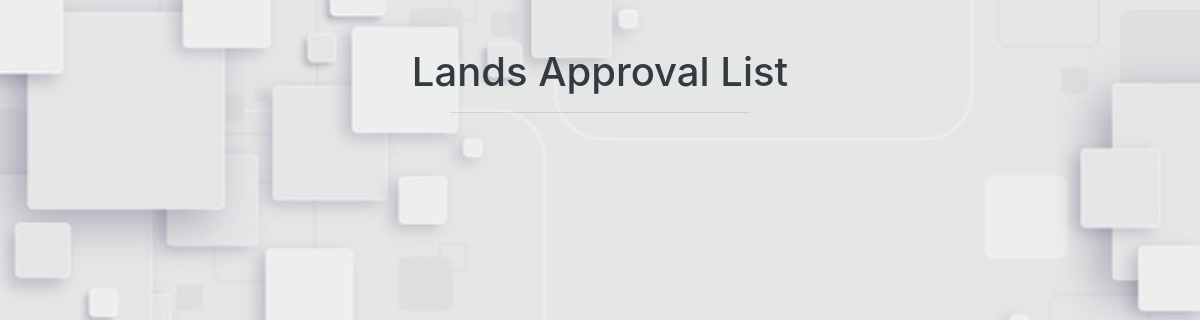
The page /land_approval_list.php on the database as committed earlier.
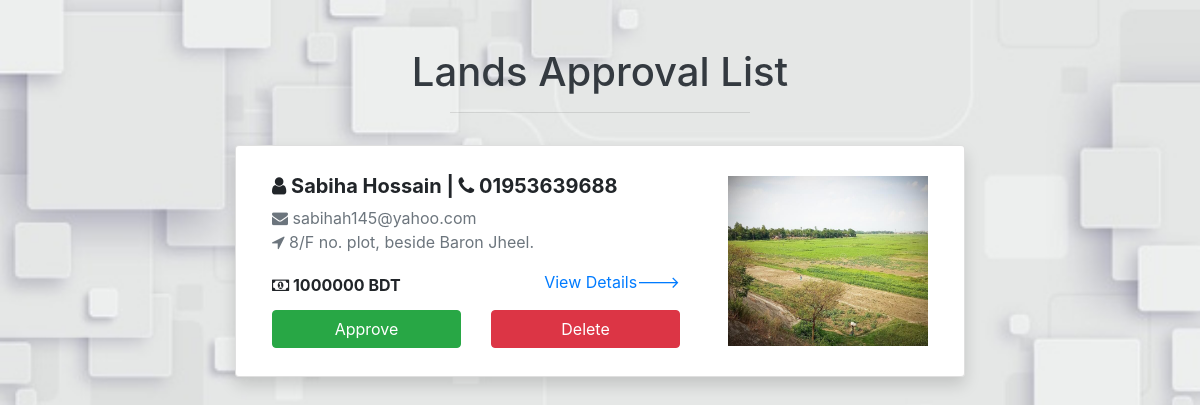
The same page on the database as committed later.
### tables this page shows
CREATE TABLE `approval_land` (
  `id` int(6) NOT NULL,
  `user_id` int(6) NOT NULL,
  `owner_name` varchar(255) NOT NULL,
  `owner_email` varchar(255) NOT NULL,
  `owner_contact` varchar(255) NOT NULL,
  `location` varchar(255) NOT NULL,
  `address` varchar(255) NOT NULL,
  `area_size` varchar(255) NOT NULL,
  `price` varchar(255) NOT NULL,
  `description` text NOT NULL
);

CREATE TABLE `approval_land_image` (
  `land_id` int(6) NOT NULL,
  `image` varchar(255) NOT NULL
);

### land_approval_list.php (the view, shortened to what this page needs)
<?php
include 'connection.php';
$sql = "SELECT * FROM approval_land";
$result = mysqli_query($conn, $sql);
?>
<!DOCTYPE html>
<html lang="en" dir="ltr">
<head>
    <link rel="stylesheet" href="https://maxcdn.bootstrapcdn.com/bootstrap/4.5.2/css/bootstrap.min.css">
    <link href="//maxcdn.bootstrapcdn.com/bootstrap/4.0.0/css/bootstrap.min.css" rel="stylesheet" id="bootstrap-css">
    <link rel="stylesheet" href="https://cdnjs.cloudflare.com/ajax/libs/font-awesome/4.7.0/css/font-awesome.min.css">
</head>
<body>
    <h1 class="text-center text-dark text-capitalize pt-5">Lands Approval List</h1>
    <hr class="w-25 pt-3">
    <div class="container">
        <div class="row">
            <div class="col-lg-8 mx-auto">
                <ul class="list-group shadow">
                    <?php
                    while ($row = mysqli_fetch_array($result)) {
                    ?>
                        <li class="list-group-item">
                            <div class="media align-items-lg-center flex-column flex-lg-row p-3">
                                <div class="media-body order-2 order-lg-1">
                                    <h5><strong><i class="fa fa-user"></i> <?php echo $row['owner_name']; ?> | <i class="fa fa-phone"></i> <?php echo $row['owner_contact']; ?></strong></h5>
                                    <p class="text-muted"><i class="fa fa-envelope"> </i> <?php echo $row['owner_email']; ?> <br> <i class="fa fa-location-arrow"> </i> <?php echo $row['address']; ?></p>
                                    <div class="d-flex align-items-center justify-content-between mt-1">
                                        <h6><strong><i class="fa fa-money" aria-hidden="true"></i> <?php echo $row['price']; ?> BDT</strong></h6>
                                        <p><a href="view_land_details_admin.php?id=<?php echo $row['id']; ?>">View Details---></a></p>
                                    </div>
                                    <form method="POST">
                                        <div class="row">
                                            <div class="col-md-6">
                                                <button type="submit" name="approve" class="btn btn-success btn-block"> Approve </button>
                                            </div>
                                            <div class="col-md-6">
                                                <button type="submit" name="delete" class="btn btn-danger btn-block"> Delete </button>
                                            </div>
                                        </div>
                                    </form>
                                </div>
                                <?php
                                $dbid = $row['id'];
                                $sql = "SELECT image
                            FROM approval_land_image
                            WHERE land_id='$dbid'";
                                $result1 = mysqli_query($conn, $sql);
                                $rows_img = mysqli_fetch_array($result1);
                                ?>
                                <img src="assets/uploads/<?php echo $rows_img['image']; ?>" alt="Generic placeholder image" width="200" class="ml-lg-5 order-1 order-lg-2">
                            </div>
            </li>
        <?php } ?>
        </ul>
        </div>
        </div>
    </div>
</body>
</html>

Rows that differ between the two databases and show on the page:
added approval_land: owner_name "Sabiha Hossain", owner_contact "01953639688", owner_email "sabihah145@yahoo.com", address "8/F no. plot, beside Baron Jheel.", price "1000000", approval_land_image.image (picture)
